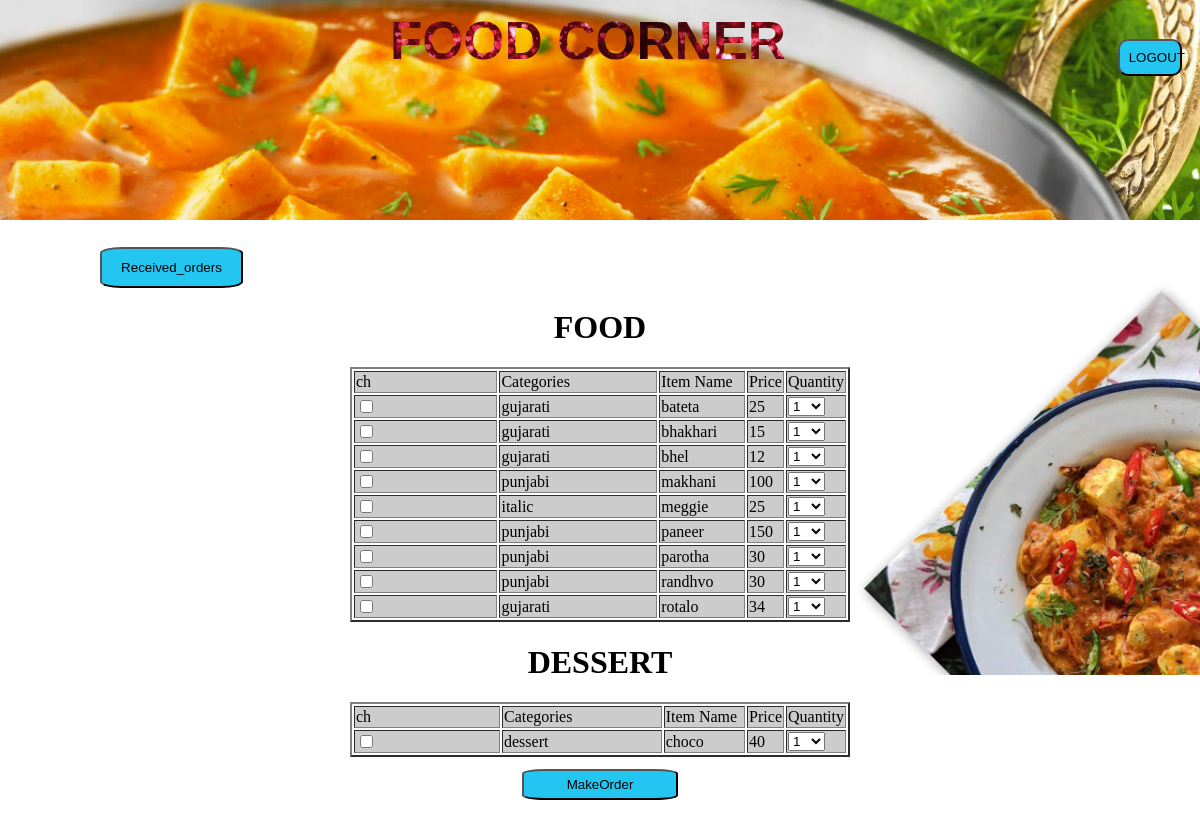
Page /Files/MakeOrder.php (signed in) on the committed database.
### tables this page shows
CREATE TABLE `Menu` (
  `Category` varchar(30) NOT NULL,
  `ItemName` varchar(30) NOT NULL,
  `Price` int(6) DEFAULT NULL
);

### Files/MakeOrder.php (the view, shortened to what this page needs)
 <?php
include 'transfer.php';
$servername = "localhost";
$username = "root";
$password = "";
$dbname = "PhpProject";
try {
    $conn = new PDO("mysql:host=$servername;dbname=$dbname", $username, $password);
    $conn->setAttribute(PDO::ATTR_ERRMODE, PDO::ERRMODE_EXCEPTION);
    $sql = "SELECT * FROM Menu";
    $query=$conn->query($sql);
    echo "<center><h1>FOOD</h1></center>";
    ?>
<center>
    <form action="PrintBill.php" method="POST">
<table border="2" width="500">
    <tr>
        <td>
            ch
        </td>
        <td>
            Categories
        </td>
        <td>
            Item Name
        </td>
        <td>
            Price
        </td>
        <td>
            Quantity
        </td>
    </tr>
<?php
    while($r=$query->fetch())
    {
        if($r['Category'] != "dessert")
        {
            echo "<tr>";
            echo '<td>  <input type="checkbox" name="foodlist[]" value="'.$r["ItemName"].'"/>  </td>';
            echo "<td>".$r['Category']." </td>  <td>  ". $r['ItemName'] ."  </td>   <td> ".$r['Price']."   </td> ";
            echo '<td><select name="'.$r["ItemName"].'">';
            for($i = 1; $i <= 15; $i++)
            {
                echo '<option value="'.$i.'">'.$i.'</option>';
            }
            echo "</td>";
            echo "</tr>";
        }
    }
    ?>
</table>
    <h1>DESSERT</h1>
    <table border="2" width="500">
        <tr>
            <td>
                ch
            </td>
            <td>
                Categories
            </td>
            <td>
                Item Name
            </td>
            <td>
                Price
            </td>
            <td>
                Quantity
            </td>
        </tr>
    <?php
        $query=$conn->query($sql);
    while($r=$query->fetch())
    {
        if($r['Category'] == "dessert")
        {
            echo "<tr>";
            echo '<td>   <input type="checkbox" name="dessertlist[]" value="'.$r["ItemName"].'"/>  </td>';
            echo "<td>  ".$r['Category']." </td>  <td>  ". $r['ItemName'] ."  </td>   <td> ".$r['Price']."   </td> ";
            echo '<td><select name="'.$r["ItemName"].'">';
            for($i = 1; $i <= 15; $i++)
            {
                echo '<option value="'.$i.'">'.$i.'</option>';
            }
            echo "</td>";
            echo "</tr>";
        }
    }
    echo '</table>';
}
catch(PDOException $e)
{
    echo $sql . "<br>" . $e->getMessage();
}
?>
        <input type="submit" value="MakeOrder" name="Placed"/>
    </form>
</center>

### Files/transfer.php (shortened to what this page needs)
<html>
    <head>
        <link rel="stylesheet" type="text/css" href="css/transfer.css">
    </head>
    <body>
        <div class="head">
            <div class="front">
                <div class="title"><h1>FOOD CORNER</h1></div>
                <div class="link"><a href="Login.php?out=Logout"><button>LOGOUT</button></a></div>
            </div>
            <div class="image1" >
                <span id="list">
                        <ul>
                            <?php
                                try{
                                        $dbhandler = new PDO('mysql:host=127.0.0.1;dbname=PhpProject','root','');
                                        $dbhandler->setAttribute(PDO::ATTR_ERRMODE,PDO::ERRMODE_EXCEPTION);
                                        $query=$dbhandler->prepare("select designation from Login where username=?");
                                        $query->execute(array($_SESSION['username']));
                                        $r=$query->fetch(PDO::FETCH_ASSOC);
                                        $designation=$r['designation'];
                                        if($designation == "chef"){
                                            echo "<li><a href='Display_order.php'><button>Received_orders</button></a></li>";
                                        }
                                }
                                catch(PDOException $e){
                                    echo $e->getMessage()."<br><br>";
                                }
                            ?>
                        </ul>
                </span>
            </div>
        </div>
    </body>
</html>

### Files/css/transfer.css (style rules this page uses)
@media (min-width:760px) { body { margin:0; padding: 0; background-image: url(../../IMAGES/back.jpg); -webkit-background-size:cover; background-size: 100%; } }
@media (min-width:760px) { .front { display: grid; grid-template-columns:70% 30%; height:27%; width: 100%; background: url(../../IMAGES/foodie.jpeg) no-repeat center center; -webkit-background-size:cover; } }
@media (min-width:760px) { .title { margin-top: -3%; margin-left: 40%; text-align: center; font-family: sans-serif; font-size: 165%; background:url(../../IMAGES/float1.jpeg); background-clip: text; -webkit-background-clip:text; color: transparent; animation: move 4s linear infinite; -webkit-animation: move 5s linear infinite; } }
@media (min-width:760px) { #list { height:15px; } }
@media (min-width:760px) { #list ul { margin-left:5%; list-style: none; } }
@media (min-width:760px) { #list li { display: inline; padding:0; margin:0; text-decoration: none; list-style: none; } }
#list li a { text-decoration: none; color: #a5f; }
#list button { border-radius: 15%; padding: 1%; background-color: #22c6f0; }
td { background-color: #ccc; width: 40%; }
input[type='submit'],button { border-radius: 15%; padding: 0.5%; width: 13%; background-color: #22c6f0; margin-top: 1%; }
.link a { text-decoration: none; }
.link button { background-color:#22c6f0; border-radius: 10px; padding:9px; padding-right: 15%; }
.link { padding-top: 10%; padding-right: 5%; text-align: right; }

### rows in the picture
menu: Category "gujarati", ItemName "bateta", Price "25", ItemName "1"
menu: Category "gujarati", ItemName "bhakhari", Price "15", ItemName "1"
menu: Category "gujarati", ItemName "bhel", Price "12", ItemName "1"
menu: Category "punjabi", ItemName "makhani", Price "100", ItemName "1"
menu: Category "italic", ItemName "meggie", Price "25", ItemName "1"
menu: Category "punjabi", ItemName "paneer", Price "150", ItemName "1"
menu: Category "punjabi", ItemName "parotha", Price "30", ItemName "1"
menu: Category "punjabi", ItemName "randhvo", Price "30", ItemName "1"
menu: Category "gujarati", ItemName "rotalo", Price "34", ItemName "1"
menu: Category "dessert", ItemName "choco", Price "40", ItemName "1"
